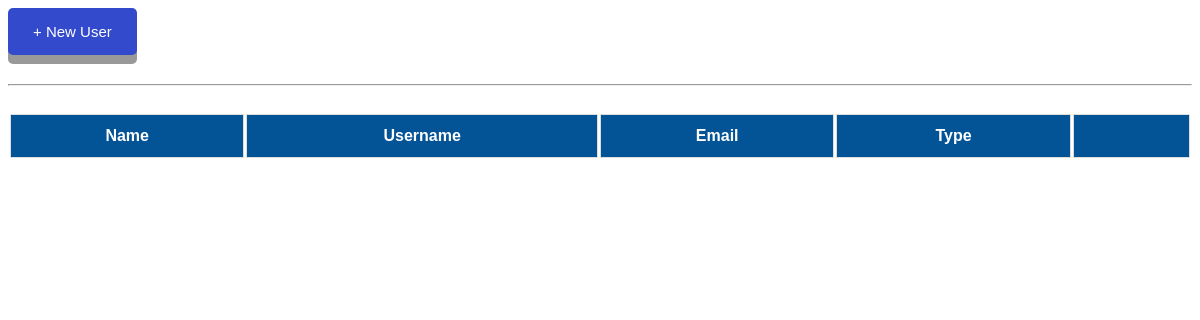
Page /admin/users.php on the earlier database version.
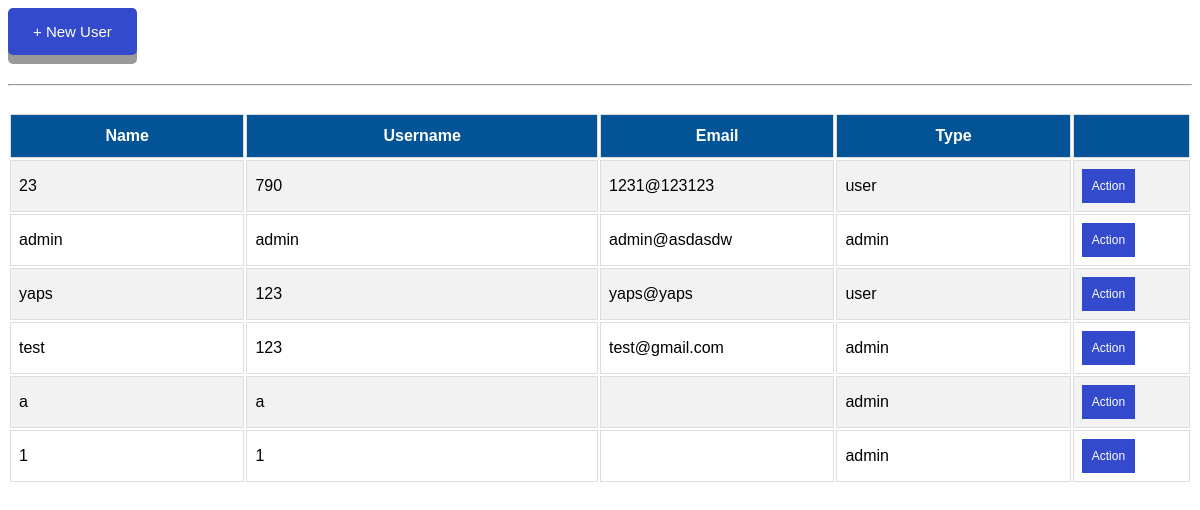
Same page on the later database version.
### tables this page shows
CREATE TABLE `users` (
  `user_id` int(10) NOT NULL,
  `username` varchar(100) NOT NULL,
  `name` varchar(100) NOT NULL,
  `email` varchar(100) NOT NULL,
  `user_type` varchar(100) NOT NULL,
  `password` varchar(100) NOT NULL
);

### admin/users.php (the view, shortened to what this page needs)
<!DOCTYPE html>
<?php
$conn = mysqli_connect("localhost","root","") or die (mysqli_error($conn));
$sql = "SELECT * FROM users";
$q = mysqli_query($conn,$sql) or die (mysqli_error($conn));
?>
<html>
<head>
	<link rel = "stylesheet" type="text/css" href="../css/create_user.css" />
	<link href='https://unpkg.com/boxicons@2.0.9/css/boxicons.min.css' rel='stylesheet'>
</head>
<body>
<div class="button-align">
		<div class="first-modal">
			<button class="modal-button" href="#myModal1"> + New User</button>
		</div>
</div>
	<br>
	<hr>
	<br>
	<div id="tbody">
		<table width="100%">
			<tr>
				<th width="20%">Name</th>
			    <th width="30%">Username</th>
			    <th width="20%">Email</th>
			    <th width="20%">Type</th>
			    <th width="30%"></th>
			</tr>
			<?php
						while($r = mysqli_fetch_assoc($q))
						{
					?>
			 	<tr>
			 		<td><?php echo $r['name'];?></td>
					<td><?php echo $r['username'];?></td>
					<td><?php echo $r['email'];?></td>
					<td><?php echo $r['user_type'];?></td>
					<td>
						<div class="dropdown">
						  <button class="dropbtn">Action</button>
						</div>
					</td>
			 	</tr>
			 		<?php
						}
					?>
		</table>
	</div>
</body>
</html>

### css/create_user.css (style rules this page uses)
.button-align { height: 50px; }
.first-modal { width: 150px; float: left; }
.first-modal button { display: inline-block; padding: 15px 25px; font-size: 15px; cursor: pointer; text-align: center; text-decoration: none; outline: none; color: #fff; background-color: #334acc; border: none; border-radius: 5px; box-shadow: 0 9px #999; }
#tbody { font-family: Arial, Helvetica, sans-serif; border-collapse: collapse; width: 100%; }
#tbody td, th { border: 1px solid #ddd; padding: 8px; }
#tbody tr:nth-child(even) { background-color: #f2f2f2; }
#tbody th { padding-top: 12px; padding-bottom: 12px; text-align: left; background-color: #035397; color: white; text-align: center; }
.dropbtn { background-color: #334acc; color: white; padding: 10px; font-size: 12px; border: none; }
.dropdown { position: relative; display: inline-block; }

Differences in the rows shown:
added users: name "23", username "790", email "1231@123123", user_type "user"
added users: name "admin", username "admin", email "admin@asdasdw", user_type "admin"
added users: name "yaps", username "123", email "yaps@yaps", user_type "user"
added users: name "test", username "123", email "test@gmail.com", user_type "admin"
added users: name "a", username "a", user_type "admin"
added users: name "1", username "1", user_type "admin"
